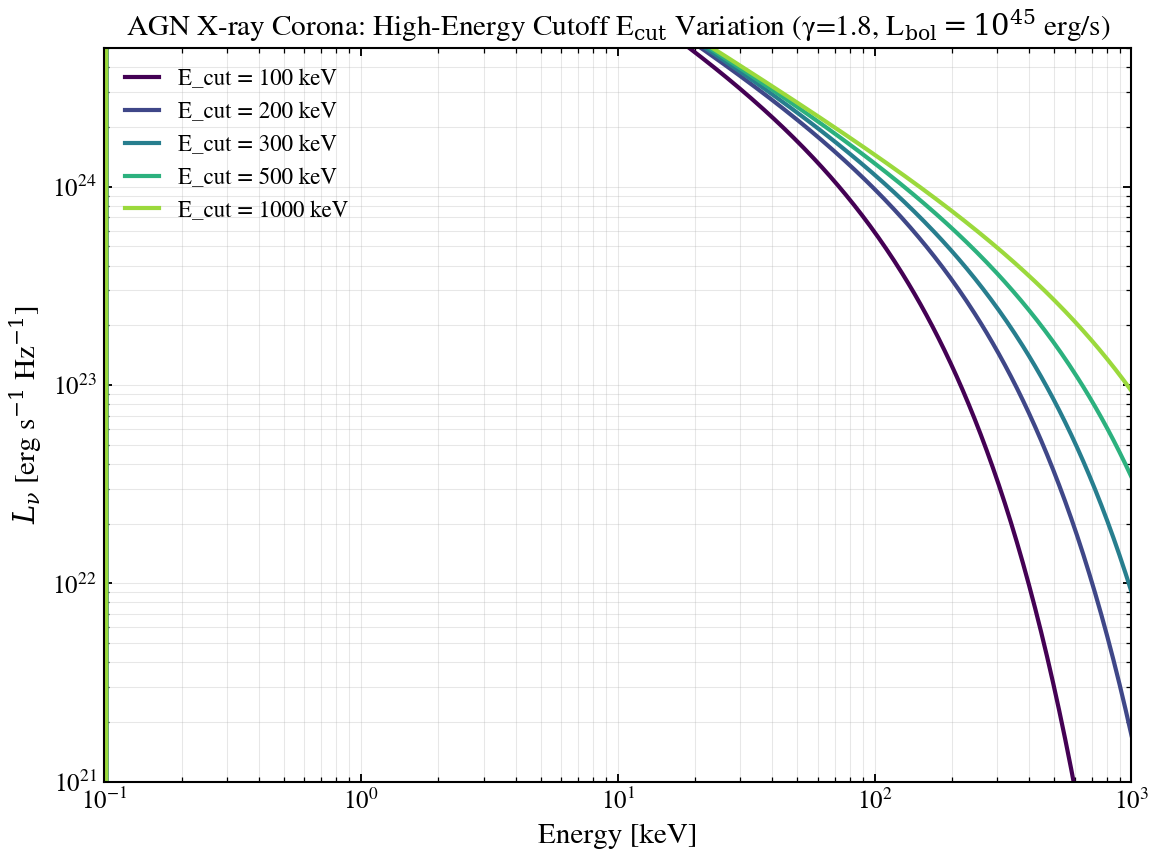

This chart was generated by the following Python code:
"""
High-Energy Cutoff Variation
=============================

Demonstrates how the exponential cutoff at high energies shapes the spectrum.
Sweeps E_cut ∈ {100, 200, 300, 500, 1000} keV at fixed γ=1.8, α_ox=-1.4, L_bol=1e45 erg/s.
The spectrum diverges from the power-law above E ≥ 0.3*E_cut, showing rapid roll-off.
"""

import jax.numpy as jnp
import matplotlib.pyplot as plt
import numpy as np

from tengri.analysis.plotting import setup_style
from tengri.xray import xray_agn_corona

setup_style()

# Wavelength grid spans 0.1 keV (124 A) to 1000 keV (0.0124 A).
# E[keV] = 12.398 / lambda[A].
wavelength = jnp.logspace(np.log10(0.0124), np.log10(124.0), 512)  # Angstrom
wave_keV = 12.398 / np.array(wavelength)

fig, ax = plt.subplots(figsize=(8, 6))

# High-energy cutoff sweep
E_cut_values = [100, 200, 300, 500, 1000]
L_bol = 1e45  # erg/s (fixed)
n_curves = len(E_cut_values)

colors = plt.cm.viridis(np.linspace(0.0, 0.85, n_curves))

for E_cut, color in zip(E_cut_values, colors):
    l_xray = xray_agn_corona(wavelength, L_agn_bol=L_bol, gamma=1.8, E_cut=E_cut, alpha_ox=-1.4)
    ax.loglog(wave_keV, np.array(l_xray), lw=2.0, color=color, label=f"E_cut = {E_cut} keV")

ax.set_xlabel("Energy [keV]")
ax.set_ylabel(r"$L_\nu$ [erg s$^{-1}$ Hz$^{-1}$]")
ax.set_title(
    r"AGN X-ray Corona: High-Energy Cutoff E$_{\mathrm{cut}}$ Variation"
    "\n" r"(γ=1.8, L$_{\mathrm{bol}}=10^{45}$ erg/s)"
)
ax.set_xlim(0.1, 1000)
ax.set_ylim(1e21, 5e24)
ax.legend(fontsize=11, frameon=False)
ax.grid(True, alpha=0.3, which="both")

fig.tight_layout()
plt.savefig("plot_E_cut_sweep.png", dpi=150, bbox_inches="tight")
plt.show()
